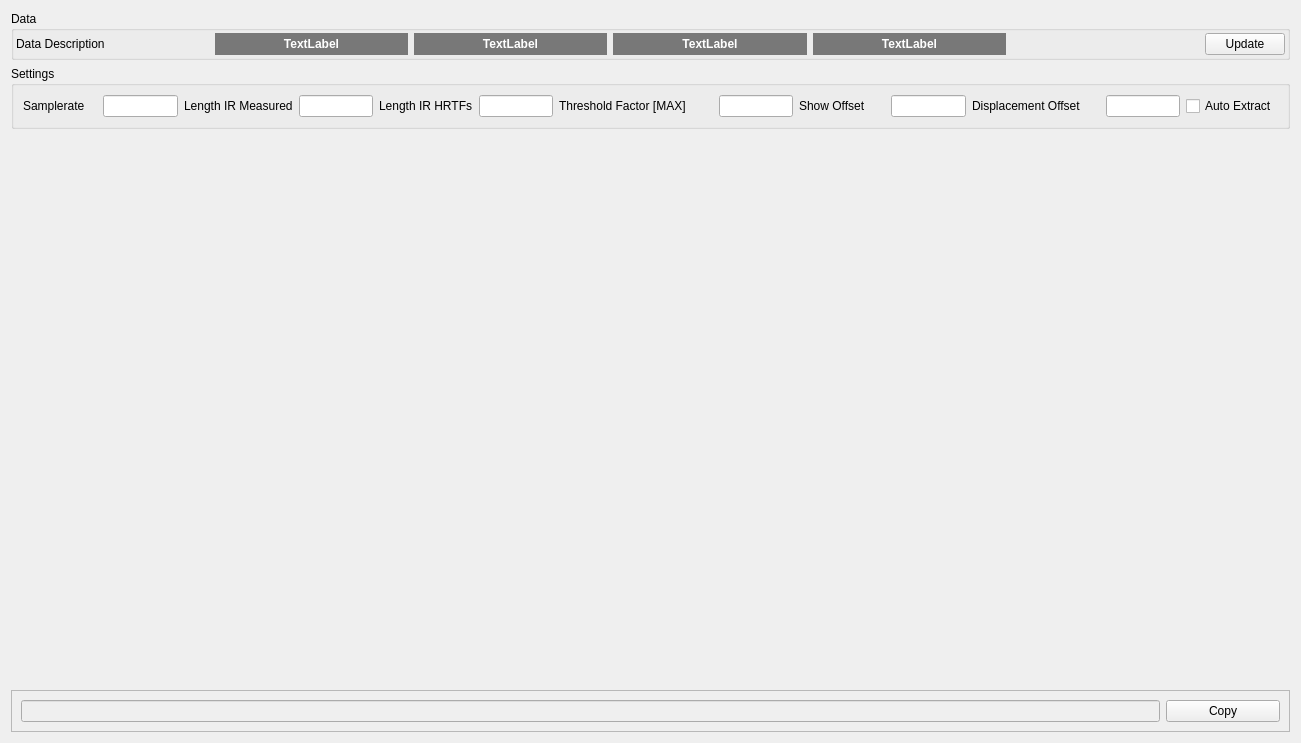
<?xml version="1.0" encoding="UTF-8"?>
<ui version="4.0">
 <class>widgetExtractHrtfs</class>
 <widget class="QWidget" name="widgetExtractHrtfs">
  <property name="geometry">
   <rect>
    <x>0</x>
    <y>0</y>
    <width>1301</width>
    <height>743</height>
   </rect>
  </property>
  <property name="windowTitle">
   <string>Form</string>
  </property>
  <layout class="QGridLayout" name="gridLayout" rowstretch="1,1,10,10,1,0" columnstretch="1,1,1">
   <item row="0" column="0" colspan="3">
    <widget class="QGroupBox" name="groupBox_2">
     <property name="title">
      <string>Data</string>
     </property>
     <layout class="QHBoxLayout" name="horizontalLayout_2" stretch="1,1,1,1,1,1,0">
      <property name="leftMargin">
       <number>2</number>
      </property>
      <property name="topMargin">
       <number>2</number>
      </property>
      <property name="rightMargin">
       <number>2</number>
      </property>
      <property name="bottomMargin">
       <number>2</number>
      </property>
      <item>
       <widget class="QLabel" name="label_7">
        <property name="text">
         <string>Data Description</string>
        </property>
       </widget>
      </item>
      <item>
       <widget class="QLabel" name="label_meas_ir_1">
        <property name="palette">
         <palette>
          <active>
           <colorrole role="WindowText">
            <brush brushstyle="SolidPattern">
             <color alpha="255">
              <red>255</red>
              <green>255</green>
              <blue>255</blue>
             </color>
            </brush>
           </colorrole>
           <colorrole role="Base">
            <brush brushstyle="SolidPattern">
             <color alpha="255">
              <red>255</red>
              <green>255</green>
              <blue>255</blue>
             </color>
            </brush>
           </colorrole>
           <colorrole role="Window">
            <brush brushstyle="SolidPattern">
             <color alpha="255">
              <red>120</red>
              <green>120</green>
              <blue>120</blue>
             </color>
            </brush>
           </colorrole>
          </active>
          <inactive>
           <colorrole role="WindowText">
            <brush brushstyle="SolidPattern">
             <color alpha="255">
              <red>255</red>
              <green>255</green>
              <blue>255</blue>
             </color>
            </brush>
           </colorrole>
           <colorrole role="Base">
            <brush brushstyle="SolidPattern">
             <color alpha="255">
              <red>255</red>
              <green>255</green>
              <blue>255</blue>
             </color>
            </brush>
           </colorrole>
           <colorrole role="Window">
            <brush brushstyle="SolidPattern">
             <color alpha="255">
              <red>120</red>
              <green>120</green>
              <blue>120</blue>
             </color>
            </brush>
           </colorrole>
          </inactive>
          <disabled>
           <colorrole role="WindowText">
            <brush brushstyle="SolidPattern">
             <color alpha="255">
              <red>120</red>
              <green>120</green>
              <blue>120</blue>
             </color>
            </brush>
           </colorrole>
           <colorrole role="Base">
            <brush brushstyle="SolidPattern">
             <color alpha="255">
              <red>120</red>
              <green>120</green>
              <blue>120</blue>
             </color>
            </brush>
           </colorrole>
           <colorrole role="Window">
            <brush brushstyle="SolidPattern">
             <color alpha="255">
              <red>120</red>
              <green>120</green>
              <blue>120</blue>
             </color>
            </brush>
           </colorrole>
          </disabled>
         </palette>
        </property>
        <property name="font">
         <font>
          <weight>75</weight>
          <bold>true</bold>
         </font>
        </property>
        <property name="autoFillBackground">
         <bool>true</bool>
        </property>
        <property name="text">
         <string>TextLabel</string>
        </property>
        <property name="alignment">
         <set>Qt::AlignCenter</set>
        </property>
       </widget>
      </item>
      <item>
       <widget class="QLabel" name="label_chan_ir_1">
        <property name="palette">
         <palette>
          <active>
           <colorrole role="WindowText">
            <brush brushstyle="SolidPattern">
             <color alpha="255">
              <red>255</red>
              <green>255</green>
              <blue>255</blue>
             </color>
            </brush>
           </colorrole>
           <colorrole role="Base">
            <brush brushstyle="SolidPattern">
             <color alpha="255">
              <red>255</red>
              <green>255</green>
              <blue>255</blue>
             </color>
            </brush>
           </colorrole>
           <colorrole role="Window">
            <brush brushstyle="SolidPattern">
             <color alpha="255">
              <red>120</red>
              <green>120</green>
              <blue>120</blue>
             </color>
            </brush>
           </colorrole>
          </active>
          <inactive>
           <colorrole role="WindowText">
            <brush brushstyle="SolidPattern">
             <color alpha="255">
              <red>255</red>
              <green>255</green>
              <blue>255</blue>
             </color>
            </brush>
           </colorrole>
           <colorrole role="Base">
            <brush brushstyle="SolidPattern">
             <color alpha="255">
              <red>255</red>
              <green>255</green>
              <blue>255</blue>
             </color>
            </brush>
           </colorrole>
           <colorrole role="Window">
            <brush brushstyle="SolidPattern">
             <color alpha="255">
              <red>120</red>
              <green>120</green>
              <blue>120</blue>
             </color>
            </brush>
           </colorrole>
          </inactive>
          <disabled>
           <colorrole role="WindowText">
            <brush brushstyle="SolidPattern">
             <color alpha="255">
              <red>120</red>
              <green>120</green>
              <blue>120</blue>
             </color>
            </brush>
           </colorrole>
           <colorrole role="Base">
            <brush brushstyle="SolidPattern">
             <color alpha="255">
              <red>120</red>
              <green>120</green>
              <blue>120</blue>
             </color>
            </brush>
           </colorrole>
           <colorrole role="Window">
            <brush brushstyle="SolidPattern">
             <color alpha="255">
              <red>120</red>
              <green>120</green>
              <blue>120</blue>
             </color>
            </brush>
           </colorrole>
          </disabled>
         </palette>
        </property>
        <property name="font">
         <font>
          <weight>75</weight>
          <bold>true</bold>
         </font>
        </property>
        <property name="autoFillBackground">
         <bool>true</bool>
        </property>
        <property name="text">
         <string>TextLabel</string>
        </property>
        <property name="alignment">
         <set>Qt::AlignCenter</set>
        </property>
       </widget>
      </item>
      <item>
       <widget class="QLabel" name="label_meas_ir_2">
        <property name="palette">
         <palette>
          <active>
           <colorrole role="WindowText">
            <brush brushstyle="SolidPattern">
             <color alpha="255">
              <red>255</red>
              <green>255</green>
              <blue>255</blue>
             </color>
            </brush>
           </colorrole>
           <colorrole role="Base">
            <brush brushstyle="SolidPattern">
             <color alpha="255">
              <red>255</red>
              <green>255</green>
              <blue>255</blue>
             </color>
            </brush>
           </colorrole>
           <colorrole role="Window">
            <brush brushstyle="SolidPattern">
             <color alpha="255">
              <red>120</red>
              <green>120</green>
              <blue>120</blue>
             </color>
            </brush>
           </colorrole>
          </active>
          <inactive>
           <colorrole role="WindowText">
            <brush brushstyle="SolidPattern">
             <color alpha="255">
              <red>255</red>
              <green>255</green>
              <blue>255</blue>
             </color>
            </brush>
           </colorrole>
           <colorrole role="Base">
            <brush brushstyle="SolidPattern">
             <color alpha="255">
              <red>255</red>
              <green>255</green>
              <blue>255</blue>
             </color>
            </brush>
           </colorrole>
           <colorrole role="Window">
            <brush brushstyle="SolidPattern">
             <color alpha="255">
              <red>120</red>
              <green>120</green>
              <blue>120</blue>
             </color>
            </brush>
           </colorrole>
          </inactive>
          <disabled>
           <colorrole role="WindowText">
            <brush brushstyle="SolidPattern">
             <color alpha="255">
              <red>120</red>
              <green>120</green>
              <blue>120</blue>
             </color>
            </brush>
           </colorrole>
           <colorrole role="Base">
            <brush brushstyle="SolidPattern">
             <color alpha="255">
              <red>120</red>
              <green>120</green>
              <blue>120</blue>
             </color>
            </brush>
           </colorrole>
           <colorrole role="Window">
            <brush brushstyle="SolidPattern">
             <color alpha="255">
              <red>120</red>
              <green>120</green>
              <blue>120</blue>
             </color>
            </brush>
           </colorrole>
          </disabled>
         </palette>
        </property>
        <property name="font">
         <font>
          <weight>75</weight>
          <bold>true</bold>
         </font>
        </property>
        <property name="autoFillBackground">
         <bool>true</bool>
        </property>
        <property name="text">
         <string>TextLabel</string>
        </property>
        <property name="alignment">
         <set>Qt::AlignCenter</set>
        </property>
       </widget>
      </item>
      <item>
       <widget class="QLabel" name="label_chan_ir_2">
        <property name="palette">
         <palette>
          <active>
           <colorrole role="WindowText">
            <brush brushstyle="SolidPattern">
             <color alpha="255">
              <red>255</red>
              <green>255</green>
              <blue>255</blue>
             </color>
            </brush>
           </colorrole>
           <colorrole role="Base">
            <brush brushstyle="SolidPattern">
             <color alpha="255">
              <red>255</red>
              <green>255</green>
              <blue>255</blue>
             </color>
            </brush>
           </colorrole>
           <colorrole role="Window">
            <brush brushstyle="SolidPattern">
             <color alpha="255">
              <red>120</red>
              <green>120</green>
              <blue>120</blue>
             </color>
            </brush>
           </colorrole>
          </active>
          <inactive>
           <colorrole role="WindowText">
            <brush brushstyle="SolidPattern">
             <color alpha="255">
              <red>255</red>
              <green>255</green>
              <blue>255</blue>
             </color>
            </brush>
           </colorrole>
           <colorrole role="Base">
            <brush brushstyle="SolidPattern">
             <color alpha="255">
              <red>255</red>
              <green>255</green>
              <blue>255</blue>
             </color>
            </brush>
           </colorrole>
           <colorrole role="Window">
            <brush brushstyle="SolidPattern">
             <color alpha="255">
              <red>120</red>
              <green>120</green>
              <blue>120</blue>
             </color>
            </brush>
           </colorrole>
          </inactive>
          <disabled>
           <colorrole role="WindowText">
            <brush brushstyle="SolidPattern">
             <color alpha="255">
              <red>120</red>
              <green>120</green>
              <blue>120</blue>
             </color>
            </brush>
           </colorrole>
           <colorrole role="Base">
            <brush brushstyle="SolidPattern">
             <color alpha="255">
              <red>120</red>
              <green>120</green>
              <blue>120</blue>
             </color>
            </brush>
           </colorrole>
           <colorrole role="Window">
            <brush brushstyle="SolidPattern">
             <color alpha="255">
              <red>120</red>
              <green>120</green>
              <blue>120</blue>
             </color>
            </brush>
           </colorrole>
          </disabled>
         </palette>
        </property>
        <property name="font">
         <font>
          <weight>75</weight>
          <bold>true</bold>
         </font>
        </property>
        <property name="autoFillBackground">
         <bool>true</bool>
        </property>
        <property name="text">
         <string>TextLabel</string>
        </property>
        <property name="alignment">
         <set>Qt::AlignCenter</set>
        </property>
       </widget>
      </item>
      <item>
       <spacer name="horizontalSpacer">
        <property name="orientation">
         <enum>Qt::Horizontal</enum>
        </property>
        <property name="sizeHint" stdset="0">
         <size>
          <width>40</width>
          <height>20</height>
         </size>
        </property>
       </spacer>
      </item>
      <item>
       <widget class="QPushButton" name="pushButton">
        <property name="text">
         <string>Update</string>
        </property>
       </widget>
      </item>
     </layout>
    </widget>
   </item>
   <item row="1" column="0" colspan="3">
    <widget class="QGroupBox" name="groupBox">
     <property name="title">
      <string>Settings</string>
     </property>
     <layout class="QHBoxLayout" name="horizontalLayout" stretch="1,1,1,1,1,1,1,1,1,1,1,1,1">
      <item>
       <widget class="QLabel" name="label">
        <property name="text">
         <string>Samplerate</string>
        </property>
       </widget>
      </item>
      <item>
       <widget class="QLineEdit" name="lineEdit_srate">
        <property name="readOnly">
         <bool>true</bool>
        </property>
       </widget>
      </item>
      <item>
       <widget class="QLabel" name="label_2">
        <property name="text">
         <string>Length IR Measured</string>
        </property>
       </widget>
      </item>
      <item>
       <widget class="QLineEdit" name="lineEdit_l_ir">
        <property name="readOnly">
         <bool>true</bool>
        </property>
       </widget>
      </item>
      <item>
       <widget class="QLabel" name="label_3">
        <property name="text">
         <string>Length IR HRTFs</string>
        </property>
       </widget>
      </item>
      <item>
       <widget class="QLineEdit" name="lineEdit_l_hrtfs"/>
      </item>
      <item>
       <widget class="QLabel" name="label_4">
        <property name="text">
         <string>Threshold Factor [MAX]        </string>
        </property>
       </widget>
      </item>
      <item>
       <widget class="QLineEdit" name="lineEdit_thres"/>
      </item>
      <item>
       <widget class="QLabel" name="label_6">
        <property name="text">
         <string>Show Offset      </string>
        </property>
       </widget>
      </item>
      <item>
       <widget class="QLineEdit" name="lineEdit_showoffset"/>
      </item>
      <item>
       <widget class="QLabel" name="label_5">
        <property name="text">
         <string>Displacement Offset      </string>
        </property>
       </widget>
      </item>
      <item>
       <widget class="QLineEdit" name="lineEdit_displace"/>
      </item>
      <item>
       <widget class="QCheckBox" name="checkBox_autoExtract">
        <property name="text">
         <string>Auto Extract</string>
        </property>
       </widget>
      </item>
     </layout>
    </widget>
   </item>
   <item row="4" column="1">
    <spacer name="verticalSpacer">
     <property name="orientation">
      <enum>Qt::Vertical</enum>
     </property>
     <property name="sizeHint" stdset="0">
      <size>
       <width>20</width>
       <height>40</height>
      </size>
     </property>
    </spacer>
   </item>
   <item row="3" column="0" colspan="3">
    <widget class="QCustomPlot" name="qcp_display_eq_td_right" native="true">
     <property name="minimumSize">
      <size>
       <width>0</width>
       <height>20</height>
      </size>
     </property>
    </widget>
   </item>
   <item row="2" column="0" colspan="3">
    <widget class="QCustomPlot" name="qcp_display_eq_td_left" native="true">
     <property name="minimumSize">
      <size>
       <width>0</width>
       <height>20</height>
      </size>
     </property>
    </widget>
   </item>
   <item row="5" column="0" colspan="3">
    <widget class="QFrame" name="frame_2">
     <property name="frameShape">
      <enum>QFrame::StyledPanel</enum>
     </property>
     <property name="frameShadow">
      <enum>QFrame::Raised</enum>
     </property>
     <layout class="QHBoxLayout" name="horizontalLayout_3" stretch="10,1">
      <item>
       <widget class="QLineEdit" name="lineEdit_copy">
        <property name="enabled">
         <bool>false</bool>
        </property>
       </widget>
      </item>
      <item>
       <widget class="QPushButton" name="pushButton_copy">
        <property name="maximumSize">
         <size>
          <width>16777215</width>
          <height>16777215</height>
         </size>
        </property>
        <property name="text">
         <string>Copy</string>
        </property>
       </widget>
      </item>
     </layout>
    </widget>
   </item>
  </layout>
 </widget>
 <customwidgets>
  <customwidget>
   <class>QCustomPlot</class>
   <extends>QWidget</extends>
   <header>qcustomplot.h</header>
   <container>1</container>
  </customwidget>
 </customwidgets>
 <resources/>
 <connections>
  <connection>
   <sender>pushButton_copy</sender>
   <signal>clicked()</signal>
   <receiver>widgetExtractHrtfs</receiver>
   <slot>trigger_clipboard_ir()</slot>
   <hints>
    <hint type="sourcelabel">
     <x>1277</x>
     <y>719</y>
    </hint>
    <hint type="destinationlabel">
     <x>1047</x>
     <y>69</y>
    </hint>
   </hints>
  </connection>
  <connection>
   <sender>pushButton</sender>
   <signal>clicked()</signal>
   <receiver>widgetExtractHrtfs</receiver>
   <slot>update_parameter_show()</slot>
   <hints>
    <hint type="sourcelabel">
     <x>1221</x>
     <y>45</y>
    </hint>
    <hint type="destinationlabel">
     <x>1171</x>
     <y>-11</y>
    </hint>
   </hints>
  </connection>
  <connection>
   <sender>checkBox_autoExtract</sender>
   <signal>clicked(bool)</signal>
   <receiver>widgetExtractHrtfs</receiver>
   <slot>toggle_autoextract(bool)</slot>
   <hints>
    <hint type="sourcelabel">
     <x>1212</x>
     <y>107</y>
    </hint>
    <hint type="destinationlabel">
     <x>1304</x>
     <y>105</y>
    </hint>
   </hints>
  </connection>
  <connection>
   <sender>lineEdit_displace</sender>
   <signal>editingFinished()</signal>
   <receiver>widgetExtractHrtfs</receiver>
   <slot>changed_displacement()</slot>
   <hints>
    <hint type="sourcelabel">
     <x>1164</x>
     <y>107</y>
    </hint>
    <hint type="destinationlabel">
     <x>1305</x>
     <y>201</y>
    </hint>
   </hints>
  </connection>
  <connection>
   <sender>lineEdit_thres</sender>
   <signal>editingFinished()</signal>
   <receiver>widgetExtractHrtfs</receiver>
   <slot>change_threshold_offset()</slot>
   <hints>
    <hint type="sourcelabel">
     <x>758</x>
     <y>105</y>
    </hint>
    <hint type="destinationlabel">
     <x>736</x>
     <y>-10</y>
    </hint>
   </hints>
  </connection>
  <connection>
   <sender>lineEdit_l_hrtfs</sender>
   <signal>editingFinished()</signal>
   <receiver>widgetExtractHrtfs</receiver>
   <slot>change_l_hrtf()</slot>
   <hints>
    <hint type="sourcelabel">
     <x>500</x>
     <y>104</y>
    </hint>
    <hint type="destinationlabel">
     <x>522</x>
     <y>-9</y>
    </hint>
   </hints>
  </connection>
  <connection>
   <sender>lineEdit_showoffset</sender>
   <signal>editingFinished()</signal>
   <receiver>widgetExtractHrtfs</receiver>
   <slot>change_show_offset()</slot>
   <hints>
    <hint type="sourcelabel">
     <x>922</x>
     <y>106</y>
    </hint>
    <hint type="destinationlabel">
     <x>855</x>
     <y>-13</y>
    </hint>
   </hints>
  </connection>
 </connections>
 <slots>
  <slot>trigger_clipboard_ir()</slot>
  <slot>changed_l_ir_eq()</slot>
  <slot>activated_fft_ir(int)</slot>
  <slot>activated_freq_sale(int)</slot>
  <slot>changed_gaindB()</slot>
  <slot>activated_win(int)</slot>
  <slot>trigger_recompute()</slot>
  <slot>update_parameter_show()</slot>
  <slot>toggle_autoextract(bool)</slot>
  <slot>changed_displacement()</slot>
  <slot>change_threshold_offset()</slot>
  <slot>change_l_hrtf()</slot>
  <slot>change_show_offset()</slot>
 </slots>
</ui>
